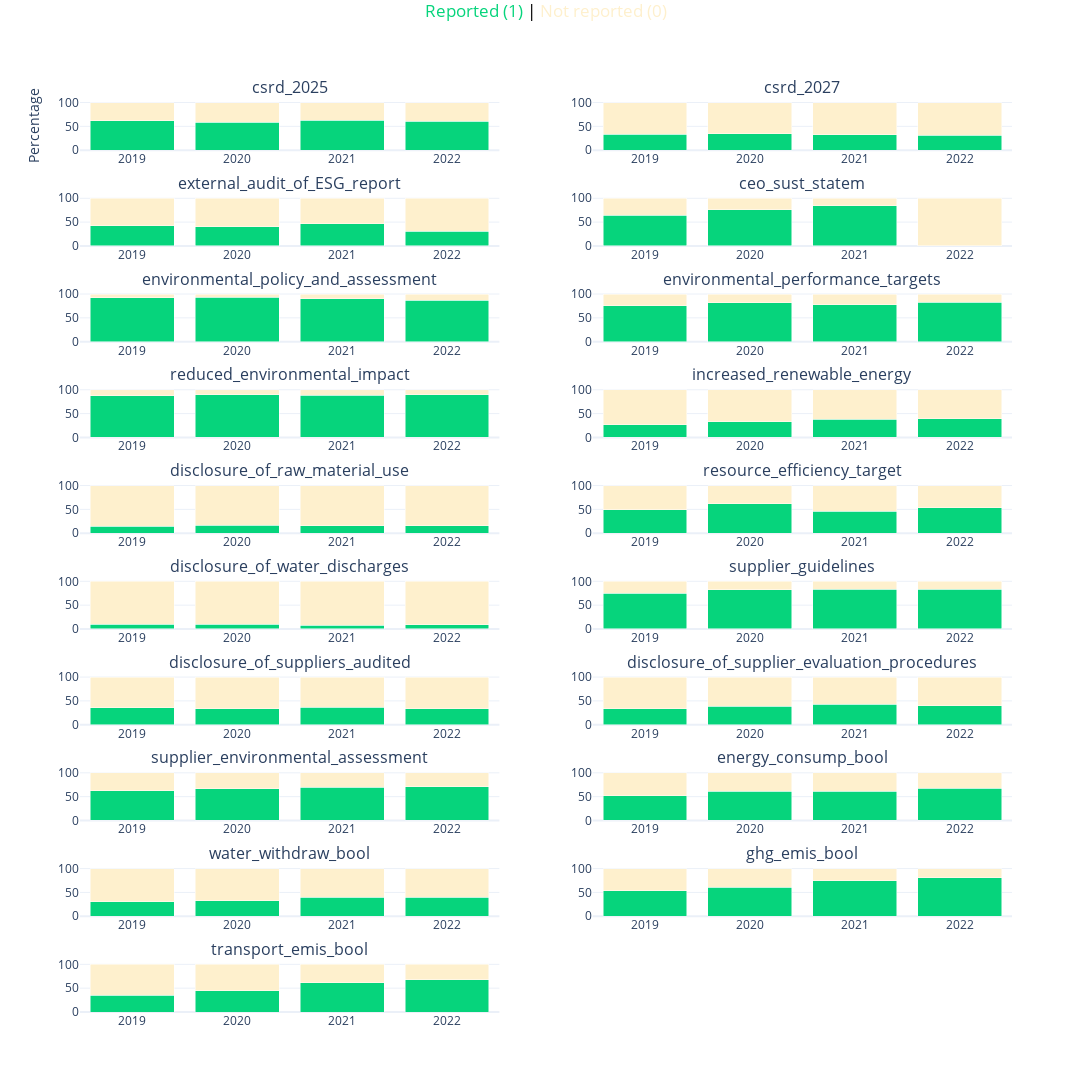

Source (notebook cell):
### Code cell
visualisations_by_year(reporting_df, boolean_columns, display_mode="percentage")

### Figure 1 — Plotly figure (JSON) as saved in the notebook; plotly's stock layout.template omitted (floating-point values rounded to 4 significant figures)
{"data": [{"marker": {"color": "rgb(6,212,124)"}, "name": "1", "showlegend": false, "type": "bar", "x": ["2019", "2020", "2021", "2022"], "xaxis": "x", "y": [61.52, 58.66, 62.87, 60.33], "yaxis": "y"}, {"marker": {"color": "rgb(254,240,205)"}, "name": "0", "showlegend": false, "type": "bar", "x": ["2019", "2020", "2021", "2022"], "xaxis": "x", "y": [38.48, 41.34, 37.13, 39.67], "yaxis": "y"}, {"marker": {"color": "rgb(6,212,124)"}, "name": "1", "showlegend": false, "type": "bar", "x": ["2019", "2020", "2021", "2022"], "xaxis": "x2", "y": [33.74, 34.62, 32.35, 31.35], "yaxis": "y2"}, {"marker": {"color": "rgb(254,240,205)"}, "name": "0", "showlegend": false, "type": "bar", "x": ["2019", "2020", "2021", "2022"], "xaxis": "x2", "y": [66.26, 65.38, 67.65, 68.65], "yaxis": "y2"}, {"marker": {"color": "rgb(6,212,124)"}, "name": "1", "showlegend": false, "type": "bar", "x": ["2019", "2020", "2021", "2022"], "xaxis": "x3", "y": [41.98, 40.33, 46.47, 30.64], "yaxis": "y3"}, {"marker": {"color": "rgb(254,240,205)"}, "name": "0", "showlegend": false, "type": "bar", "x": ["2019", "2020", "2021", "2022"], "xaxis": "x3", "y": [58.02, 59.67, 53.53, 69.36], "yaxis": "y3"}, {"marker": {"color": "rgb(6,212,124)"}, "name": "1", "showlegend": false, "type": "bar", "x": ["2019", "2020", "2021", "2022"], "xaxis": "x4", "y": [64.81, 76.17, 83.83, 0.2375], "yaxis": "y4"}, {"marker": {"color": "rgb(254,240,205)"}, "name": "0", "showlegend": false, "type": "bar", "x": ["2019", "2020", "2021", "2022"], "xaxis": "x4", "y": [35.19, 23.83, 16.17, 99.76], "yaxis": "y4"}, {"marker": {"color": "rgb(6,212,124)"}, "name": "1", "showlegend": false, "type": "bar", "x": ["2019", "2020", "2021", "2022"], "xaxis": "x5", "y": [92.59, 93.69, 89.75, 86.94], "yaxis": "y5"}, {"marker": {"color": "rgb(254,240,205)"}, "name": "0", "showlegend": false, "type": "bar", "x": ["2019", "2020", "2021", "2022"], "xaxis": "x5", "y": [7.407, 6.314, 10.25, 13.06], "yaxis": "y5"}, {"marker": {"color": "rgb(6,212,124)"}, "name": "1", "showlegend": false, "type": "bar", "x": ["2019", "2020", "2021", "2022"], "xaxis": "x6", "y": [75.1, 81.26, 77.9, 82.66], "yaxis": "y6"}, {"marker": {"color": "rgb(254,240,205)"}, "name": "0", "showlegend": false, "type": "bar", "x": ["2019", "2020", "2021", "2022"], "xaxis": "x6", "y": [24.9, 18.74, 22.1, 17.34], "yaxis": "y6"}, {"marker": {"color": "rgb(6,212,124)"}, "name": "1", "showlegend": false, "type": "bar", "x": ["2019", "2020", "2021", "2022"], "xaxis": "x7", "y": [87.86, 89.41, 88.15, 89.79], "yaxis": "y7"}, {"marker": {"color": "rgb(254,240,205)"}, "name": "0", "showlegend": false, "type": "bar", "x": ["2019", "2020", "2021", "2022"], "xaxis": "x7", "y": [12.14, 10.59, 11.85, 10.21], "yaxis": "y7"}, {"marker": {"color": "rgb(6,212,124)"}, "name": "1", "showlegend": false, "type": "bar", "x": ["2019", "2020", "2021", "2022"], "xaxis": "x8", "y": [26.34, 33.4, 38.27, 39.67], "yaxis": "y8"}, {"marker": {"color": "rgb(254,240,205)"}, "name": "0", "showlegend": false, "type": "bar", "x": ["2019", "2020", "2021", "2022"], "xaxis": "x8", "y": [73.66, 66.6, 61.73, 60.33], "yaxis": "y8"}, {"marker": {"color": "rgb(6,212,124)"}, "name": "1", "showlegend": false, "type": "bar", "x": ["2019", "2020", "2021", "2022"], "xaxis": "x9", "y": [14.81, 16.5, 15.95, 15.2], "yaxis": "y9"}, {"marker": {"color": "rgb(254,240,205)"}, "name": "0", "showlegend": false, "type": "bar", "x": ["2019", "2020", "2021", "2022"], "xaxis": "x9", "y": [85.19, 83.5, 84.05, 84.8], "yaxis": "y9"}, {"marker": {"color": "rgb(6,212,124)"}, "name": "1", "showlegend": false, "type": "bar", "x": ["2019", "2020", "2021", "2022"], "xaxis": "x10", "y": [48.97, 61.51, 46.24, 52.97], "yaxis": "y10"}, {"marker": {"color": "rgb(254,240,205)"}, "name": "0", "showlegend": false, "type": "bar", "x": ["2019", "2020", "2021", "2022"], "xaxis": "x10", "y": [51.03, 38.49, 53.76, 47.03], "yaxis": "y10"}, {"marker": {"color": "rgb(6,212,124)"}, "name": "1", "showlegend": false, "type": "bar", "x": ["2019", "2020", "2021", "2022"], "xaxis": "x11", "y": [10.29, 9.572, 7.517, 9.264], "yaxis": "y11"}, {"marker": {"color": "rgb(254,240,205)"}, "name": "0", "showlegend": false, "type": "bar", "x": ["2019", "2020", "2021", "2022"], "xaxis": "x11", "y": [89.71, 90.43, 92.48, 90.74], "yaxis": "y11"}, {"marker": {"color": "rgb(6,212,124)"}, "name": "1", "showlegend": false, "type": "bar", "x": ["2019", "2020", "2021", "2022"], "xaxis": "x12", "y": [75.31, 82.69, 83.83, 83.61], "yaxis": "y12"}, {"marker": {"color": "rgb(254,240,205)"}, "name": "0", "showlegend": false, "type": "bar", "x": ["2019", "2020", "2021", "2022"], "xaxis": "x12", "y": [24.69, 17.31, 16.17, 16.39], "yaxis": "y12"}, {"marker": {"color": "rgb(6,212,124)"}, "name": "1", "showlegend": false, "type": "bar", "x": ["2019", "2020", "2021", "2022"], "xaxis": "x13", "y": [35.8, 34.01, 36.22, 33.49], "yaxis": "y13"}, {"marker": {"color": "rgb(254,240,205)"}, "name": "0", "showlegend": false, "type": "bar", "x": ["2019", "2020", "2021", "2022"], "xaxis": "x13", "y": [64.2, 65.99, 63.78, 66.51], "yaxis": "y13"}, {"marker": {"color": "rgb(6,212,124)"}, "name": "1", "showlegend": false, "type": "bar", "x": ["2019", "2020", "2021", "2022"], "xaxis": "x14", "y": [33.95, 38.9, 42.82, 39.67], "yaxis": "y14"}, {"marker": {"color": "rgb(254,240,205)"}, "name": "0", "showlegend": false, "type": "bar", "x": ["2019", "2020", "2021", "2022"], "xaxis": "x14", "y": [66.05, 61.1, 57.18, 60.33], "yaxis": "y14"}, {"marker": {"color": "rgb(6,212,124)"}, "name": "1", "showlegend": false, "type": "bar", "x": ["2019", "2020", "2021", "2022"], "xaxis": "x15", "y": [62.14, 67.01, 69.25, 71.02], "yaxis": "y15"}, {"marker": {"color": "rgb(254,240,205)"}, "name": "0", "showlegend": false, "type": "bar", "x": ["2019", "2020", "2021", "2022"], "xaxis": "x15", "y": [37.86, 32.99, 30.75, 28.98], "yaxis": "y15"}, {"marker": {"color": "rgb(6,212,124)"}, "name": "1", "showlegend": false, "type": "bar", "x": ["2019", "2020", "2021", "2022"], "xaxis": "x16", "y": [52.06, 61.71, 61.05, 67.7], "yaxis": "y16"}, {"marker": {"color": "rgb(254,240,205)"}, "name": "0", "showlegend": false, "type": "bar", "x": ["2019", "2020", "2021", "2022"], "xaxis": "x16", "y": [47.94, 38.29, 38.95, 32.3], "yaxis": "y16"}, {"marker": {"color": "rgb(6,212,124)"}, "name": "1", "showlegend": false, "type": "bar", "x": ["2019", "2020", "2021", "2022"], "xaxis": "x17", "y": [30.45, 32.38, 39.64, 39.67], "yaxis": "y17"}, {"marker": {"color": "rgb(254,240,205)"}, "name": "0", "showlegend": false, "type": "bar", "x": ["2019", "2020", "2021", "2022"], "xaxis": "x17", "y": [69.55, 67.62, 60.36, 60.33], "yaxis": "y17"}, {"marker": {"color": "rgb(6,212,124)"}, "name": "1", "showlegend": false, "type": "bar", "x": ["2019", "2020", "2021", "2022"], "xaxis": "x18", "y": [53.91, 61.3, 74.94, 80.76], "yaxis": "y18"}, {"marker": {"color": "rgb(254,240,205)"}, "name": "0", "showlegend": false, "type": "bar", "x": ["2019", "2020", "2021", "2022"], "xaxis": "x18", "y": [46.09, 38.7, 25.06, 19.24], "yaxis": "y18"}, {"marker": {"color": "rgb(6,212,124)"}, "name": "1", "showlegend": false, "type": "bar", "x": ["2019", "2020", "2021", "2022"], "xaxis": "x19", "y": [35.39, 45.01, 61.05, 67.7], "yaxis": "y19"}, {"marker": {"color": "rgb(254,240,205)"}, "name": "0", "showlegend": false, "type": "bar", "x": ["2019", "2020", "2021", "2022"], "xaxis": "x19", "y": [64.61, 54.99, 38.95, 32.3], "yaxis": "y19"}], "layout": {"annotations": [{"font": {"size": 16}, "showarrow": false, "text": "csrd_2025", "x": 0.225, "xanchor": "center", "xref": "paper", "y": 1, "yanchor": "bottom", "yref": "paper"}, {"font": {"size": 16}, "showarrow": false, "text": "csrd_2027", "x": 0.775, "xanchor": "center", "xref": "paper", "y": 1, "yanchor": "bottom", "yref": "paper"}, {"font": {"size": 16}, "showarrow": false, "text": "external_audit_of_ESG_report", "x": 0.225, "xanchor": "center", "xref": "paper", "y": 0.895, "yanchor": "bottom", "yref": "paper"}, {"font": {"size": 16}, "showarrow": false, "text": "ceo_sust_statem", "x": 0.775, "xanchor": "center", "xref": "paper", "y": 0.895, "yanchor": "bottom", "yref": "paper"}, {"font": {"size": 16}, "showarrow": false, "text": "environmental_policy_and_assessment", "x": 0.225, "xanchor": "center", "xref": "paper", "y": 0.79, "yanchor": "bottom", "yref": "paper"}, {"font": {"size": 16}, "showarrow": false, "text": "environmental_performance_targets", "x": 0.775, "xanchor": "center", "xref": "paper", "y": 0.79, "yanchor": "bottom", "yref": "paper"}, {"font": {"size": 16}, "showarrow": false, "text": "reduced_environmental_impact", "x": 0.225, "xanchor": "center", "xref": "paper", "y": 0.685, "yanchor": "bottom", "yref": "paper"}, {"font": {"size": 16}, "showarrow": false, "text": "increased_renewable_energy", "x": 0.775, "xanchor": "center", "xref": "paper", "y": 0.685, "yanchor": "bottom", "yref": "paper"}, {"font": {"size": 16}, "showarrow": false, "text": "disclosure_of_raw_material_use", "x": 0.225, "xanchor": "center", "xref": "paper", "y": 0.58, "yanchor": "bottom", "yref": "paper"}, {"font": {"size": 16}, "showarrow": false, "text": "resource_efficiency_target", "x": 0.775, "xanchor": "center", "xref": "paper", "y": 0.58, "yanchor": "bottom", "yref": "paper"}, {"font": {"size": 16}, "showarrow": false, "text": "disclosure_of_water_discharges", "x": 0.225, "xanchor": "center", "xref": "paper", "y": 0.475, "yanchor": "bottom", "yref": "paper"}, {"font": {"size": 16}, "showarrow": false, "text": "supplier_guidelines", "x": 0.775, "xanchor": "center", "xref": "paper", "y": 0.475, "yanchor": "bottom", "yref": "paper"}, {"font": {"size": 16}, "showarrow": false, "text": "disclosure_of_suppliers_audited", "x": 0.225, "xanchor": "center", "xref": "paper", "y": 0.37, "yanchor": "bottom", "yref": "paper"}, {"font": {"size": 16}, "showarrow": false, "text": "disclosure_of_supplier_evaluation_procedures", "x": 0.775, "xanchor": "center", "xref": "paper", "y": 0.37, "yanchor": "bottom", "yref": "paper"}, {"font": {"size": 16}, "showarrow": false, "text": "supplier_environmental_assessment", "x": 0.225, "xanchor": "center", "xref": "paper", "y": 0.265, "yanchor": "bottom", "yref": "paper"}, {"font": {"size": 16}, "showarrow": false, "text": "energy_consump_bool", "x": 0.775, "xanchor": "center", "xref": "paper", "y": 0.265, "yanchor": "bottom", "yref": "paper"}, {"font": {"size": 16}, "showarrow": false, "text": "water_withdraw_bool", "x": 0.225, "xanchor": "center", "xref": "paper", "y": 0.16, "yanchor": "bottom", "yref": "paper"}, {"font": {"size": 16}, "showarrow": false, "text": "ghg_emis_bool", "x": 0.775, "xanchor": "center", "xref": "paper", "y": 0.16, "yanchor": "bottom", "yref": "paper"}, {"font": {"size": 16}, "showarrow": false, "text": "transport_emis_bool", "x": 0.225, "xanchor": "center", "xref": "paper", "y": 0.055, "yanchor": "bottom", "yref": "paper"}], "barmode": "stack", "height": 4000, "showlegend": false, "title": {"text": "\n            <span style='color: rgb(6,212,124);'>Reported (1)</span><span style='color: black;'> | </span><span style='color: rgb(254,240,205);'>Not reported (0)</span>\n            ", "x": 0.5, "xanchor": "center", "y": 0.995, "yanchor": "top"}, "width": 1200, "xaxis": {"anchor": "y", "domain": [0, 0.45]}, "xaxis10": {"anchor": "y10", "domain": [0.55, 1]}, "xaxis11": {"anchor": "y11", "domain": [0, 0.45]}, "xaxis12": {"anchor": "y12", "domain": [0.55, 1]}, "xaxis13": {"anchor": "y13", "domain": [0, 0.45]}, "xaxis14": {"anchor": "y14", "domain": [0.55, 1]}, "xaxis15": {"anchor": "y15", "domain": [0, 0.45]}, "xaxis16": {"anchor": "y16", "domain": [0.55, 1]}, "xaxis17": {"anchor": "y17", "domain": [0, 0.45]}, "xaxis18": {"anchor": "y18", "domain": [0.55, 1]}, "xaxis19": {"anchor": "y19", "domain": [0, 0.45]}, "xaxis2": {"anchor": "y2", "domain": [0.55, 1]}, "xaxis20": {"anchor": "y20", "domain": [0.55, 1]}, "xaxis3": {"anchor": "y3", "domain": [0, 0.45]}, "xaxis4": {"anchor": "y4", "domain": [0.55, 1]}, "xaxis5": {"anchor": "y5", "domain": [0, 0.45]}, "xaxis6": {"anchor": "y6", "domain": [0.55, 1]}, "xaxis7": {"anchor": "y7", "domain": [0, 0.45]}, "xaxis8": {"anchor": "y8", "domain": [0.55, 1]}, "xaxis9": {"anchor": "y9", "domain": [0, 0.45]}, "yaxis": {"anchor": "x", "domain": [0.945, 1], "tickformat": ".1f%", "title": {"text": "Percentage"}}, "yaxis10": {"anchor": "x10", "domain": [0.525, 0.58]}, "yaxis11": {"anchor": "x11", "domain": [0.42, 0.475]}, "yaxis12": {"anchor": "x12", "domain": [0.42, 0.475]}, "yaxis13": {"anchor": "x13", "domain": [0.315, 0.37]}, "yaxis14": {"anchor": "x14", "domain": [0.315, 0.37]}, "yaxis15": {"anchor": "x15", "domain": [0.21, 0.265]}, "yaxis16": {"anchor": "x16", "domain": [0.21, 0.265]}, "yaxis17": {"anchor": "x17", "domain": [0.105, 0.16]}, "yaxis18": {"anchor": "x18", "domain": [0.105, 0.16]}, "yaxis19": {"anchor": "x19", "domain": [0, 0.055]}, "yaxis2": {"anchor": "x2", "domain": [0.945, 1]}, "yaxis20": {"anchor": "x20", "domain": [0, 0.055]}, "yaxis3": {"anchor": "x3", "domain": [0.84, 0.895]}, "yaxis4": {"anchor": "x4", "domain": [0.84, 0.895]}, "yaxis5": {"anchor": "x5", "domain": [0.735, 0.79]}, "yaxis6": {"anchor": "x6", "domain": [0.735, 0.79]}, "yaxis7": {"anchor": "x7", "domain": [0.63, 0.685]}, "yaxis8": {"anchor": "x8", "domain": [0.63, 0.685]}, "yaxis9": {"anchor": "x9", "domain": [0.525, 0.58]}}}
